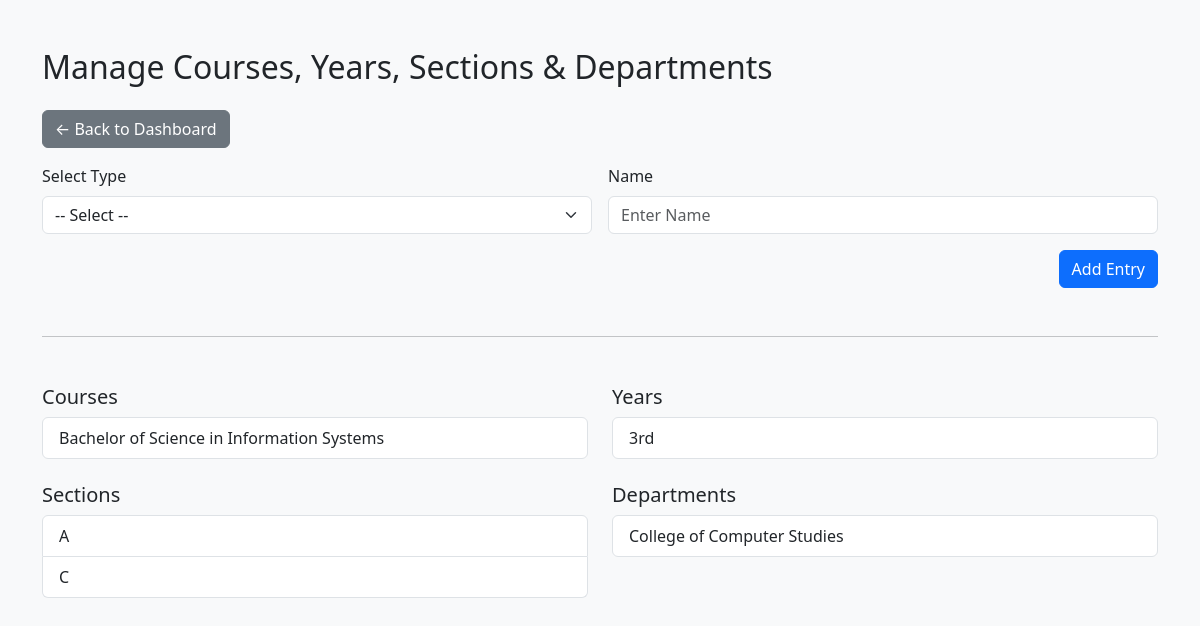
The page /pages/manage_academics.php on the database its author committed.
### tables this page shows
CREATE TABLE `courses` (
  `id` int(11) NOT NULL,
  `name` varchar(255) NOT NULL
);

CREATE TABLE `years` (
  `id` int(11) NOT NULL,
  `name` varchar(255) NOT NULL
);

CREATE TABLE `sections` (
  `id` int(11) NOT NULL,
  `name` varchar(255) NOT NULL
);

CREATE TABLE `departments` (
  `id` int(11) NOT NULL,
  `name` varchar(255) NOT NULL
);

### pages/manage_academics.php (the view, shortened to what this page needs)
<?php
$database = new Database();
$pdo = $database->getConnection();
?>
<!DOCTYPE html>
<html lang="en">
<head>
    <link href="https://cdn.jsdelivr.net/npm/bootstrap@5.3.0/dist/css/bootstrap.min.css" rel="stylesheet">
</head>
<body class="bg-light">
<div class="container py-5">
    <h2 class="mb-4">Manage Courses, Years, Sections & Departments</h2>
    <a href="dashboard.php" class="btn btn-secondary mb-3">← Back to Dashboard</a>
    <form method="POST" class="row g-3">
        <div class="col-md-6">
            <label class="form-label">Select Type</label>
            <select name="type" class="form-select" required>
                <option value="">-- Select --</option>
            </select>
        </div>
        <div class="col-md-6">
            <label class="form-label">Name</label>
            <input type="text" name="name" class="form-control" placeholder="Enter Name" required>
        </div>
        <div class="col-12 text-end">
            <button type="submit" class="btn btn-primary">Add Entry</button>
        </div>
    </form>
    <hr class="my-5">
    <div class="row">
        <?php
        $tables = ['courses' => 'Courses', 'years' => 'Years', 'sections' => 'Sections', 'departments' => 'Departments'];
        foreach ($tables as $table => $label):
            try {
                $stmt = $pdo->query("SELECT * FROM $table ORDER BY name");
                $rows = $stmt->fetchAll(PDO::FETCH_ASSOC);
            } catch (Exception $e) {
                error_log('[Manage Academics Fetch Error] ' . $e->getMessage(), 3, __DIR__ . '/../logs/error.log');
                $rows = [];
            }
            ?>
            <div class="col-md-6 mb-4">
                <h5><?= $label ?></h5>
                <ul class="list-group">
                    <?php foreach ($rows as $row): ?>
                        <li class="list-group-item"><?= htmlspecialchars($row['name']) ?></li>
                    <?php endforeach; ?>
                </ul>
            </div>
        <?php endforeach; ?>
    </div>
</div>
</body>
</html>

### rows shown on the page
courses: name "Bachelor of Science in Information Systems"
years: name "3rd"
sections: name "A"
sections: name "C"
departments: name "College of Computer Studies"

### other values the page prints
$label "Courses"
$label "Years"
$label "Sections"
$label "Departments"
